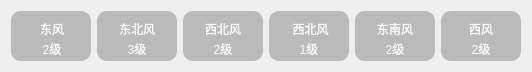
   <widget class="QWidget" name="widget_22" native="true">
    <property name="geometry">
     <rect>
      <x>390</x>
      <y>490</y>
      <width>528</width>
      <height>68</height>
     </rect>
    </property>
    <property name="styleSheet">
     <string notr="true"/>
    </property>
    <layout class="QHBoxLayout" name="horizontalLayout_7">
     <item>
      <widget class="QWidget" name="widget_29" native="true">
       <property name="minimumSize">
        <size>
         <width>80</width>
         <height>50</height>
        </size>
       </property>
       <property name="maximumSize">
        <size>
         <width>80</width>
         <height>50</height>
        </size>
       </property>
       <property name="styleSheet">
        <string notr="true">border-radius: 10px;
background-color: rgba(105, 105, 105, 100);
</string>
       </property>
       <widget class="QLabel" name="lblFx0">
        <property name="geometry">
         <rect>
          <x>11</x>
          <y>10</y>
          <width>60</width>
          <height>15</height>
         </rect>
        </property>
        <property name="minimumSize">
         <size>
          <width>60</width>
          <height>15</height>
         </size>
        </property>
        <property name="maximumSize">
         <size>
          <width>60</width>
          <height>15</height>
         </size>
        </property>
        <property name="styleSheet">
         <string notr="true">background-color: transparent;
font: 9pt &quot;微软雅黑&quot;;
color: rgb(255, 255, 255);

</string>
        </property>
        <property name="frameShape">
         <enum>QFrame::NoFrame</enum>
        </property>
        <property name="text">
         <string>东风</string>
        </property>
        <property name="alignment">
         <set>Qt::AlignCenter</set>
        </property>
       </widget>
       <widget class="QLabel" name="lblFl0">
        <property name="enabled">
         <bool>true</bool>
        </property>
        <property name="geometry">
         <rect>
          <x>11</x>
          <y>30</y>
          <width>60</width>
          <height>15</height>
         </rect>
        </property>
        <property name="minimumSize">
         <size>
          <width>60</width>
          <height>15</height>
         </size>
        </property>
        <property name="maximumSize">
         <size>
          <width>60</width>
          <height>15</height>
         </size>
        </property>
        <property name="styleSheet">
         <string notr="true">color: rgb(255, 255, 255);
background-color: transparent;</string>
        </property>
        <property name="text">
         <string>2级</string>
        </property>
        <property name="alignment">
         <set>Qt::AlignCenter</set>
        </property>
       </widget>
      </widget>
     </item>
     <item>
      <widget class="QWidget" name="widget_31" native="true">
       <property name="minimumSize">
        <size>
         <width>80</width>
         <height>50</height>
        </size>
       </property>
       <property name="maximumSize">
        <size>
         <width>80</width>
         <height>50</height>
        </size>
       </property>
       <property name="styleSheet">
        <string notr="true">border-radius: 10px;
background-color: rgba(105, 105, 105, 100);
</string>
       </property>
       <widget class="QLabel" name="lblFx1">
        <property name="geometry">
         <rect>
          <x>10</x>
          <y>10</y>
          <width>60</width>
          <height>15</height>
         </rect>
        </property>
        <property name="minimumSize">
         <size>
          <width>60</width>
          <height>15</height>
         </size>
        </property>
        <property name="maximumSize">
         <size>
          <width>60</width>
          <height>15</height>
         </size>
        </property>
        <property name="styleSheet">
         <string notr="true">color: rgb(255, 255, 255);
background-color: transparent;</string>
        </property>
        <property name="text">
         <string>东北风</string>
        </property>
        <property name="alignment">
         <set>Qt::AlignCenter</set>
        </property>
       </widget>
       <widget class="QLabel" name="lblFl1">
        <property name="geometry">
         <rect>
          <x>10</x>
          <y>30</y>
          <width>60</width>
          <height>15</height>
         </rect>
        </property>
        <property name="minimumSize">
         <size>
          <width>60</width>
          <height>15</height>
         </size>
        </property>
        <property name="maximumSize">
         <size>
          <width>60</width>
          <height>15</height>
         </size>
        </property>
        <property name="styleSheet">
         <string notr="true">color: rgb(255, 255, 255);
background-color: transparent;</string>
        </property>
        <property name="text">
         <string>3级</string>
        </property>
        <property name="alignment">
         <set>Qt::AlignCenter</set>
        </property>
       </widget>
      </widget>
     </item>
     <item>
      <widget class="QWidget" name="widget_32" native="true">
       <property name="minimumSize">
        <size>
         <width>80</width>
         <height>50</height>
        </size>
       </property>
       <property name="maximumSize">
        <size>
         <width>80</width>
         <height>50</height>
        </size>
       </property>
       <property name="styleSheet">
        <string notr="true">border-radius: 10px;
background-color: rgba(105, 105, 105, 100);
</string>
       </property>
       <widget class="QLabel" name="lblFl2">
        <property name="geometry">
         <rect>
          <x>10</x>
          <y>30</y>
          <width>60</width>
          <height>15</height>
         </rect>
        </property>
        <property name="minimumSize">
         <size>
          <width>60</width>
          <height>15</height>
         </size>
        </property>
        <property name="maximumSize">
         <size>
          <width>60</width>
          <height>15</height>
         </size>
        </property>
        <property name="styleSheet">
         <string notr="true">color: rgb(255, 255, 255);
background-color: transparent;</string>
        </property>
        <property name="text">
         <string>2级</string>
        </property>
        <property name="alignment">
         <set>Qt::AlignCenter</set>
        </property>
       </widget>
       <widget class="QLabel" name="lblFx2">
        <property name="geometry">
         <rect>
          <x>10</x>
          <y>10</y>
          <width>60</width>
          <height>15</height>
         </rect>
        </property>
        <property name="minimumSize">
         <size>
          <width>60</width>
          <height>15</height>
         </size>
        </property>
        <property name="maximumSize">
         <size>
          <width>60</width>
          <height>15</height>
         </size>
        </property>
        <property name="styleSheet">
         <string notr="true">color: rgb(255, 255, 255);
background-color: transparent;</string>
        </property>
        <property name="text">
         <string>西北风</string>
        </property>
        <property name="alignment">
         <set>Qt::AlignCenter</set>
        </property>
       </widget>
      </widget>
     </item>
     <item>
      <widget class="QWidget" name="widget_33" native="true">
       <property name="minimumSize">
        <size>
         <width>80</width>
         <height>50</height>
        </size>
       </property>
       <property name="maximumSize">
        <size>
         <width>80</width>
         <height>50</height>
        </size>
       </property>
       <property name="styleSheet">
        <string notr="true">border-radius: 10px;
background-color: rgba(105, 105, 105, 100);
</string>
       </property>
       <widget class="QLabel" name="lblFx3">
        <property name="geometry">
         <rect>
          <x>10</x>
          <y>10</y>
          <width>60</width>
          <height>15</height>
         </rect>
        </property>
        <property name="minimumSize">
         <size>
          <width>60</width>
          <height>15</height>
         </size>
        </property>
        <property name="maximumSize">
         <size>
          <width>60</width>
          <height>15</height>
         </size>
        </property>
        <property name="styleSheet">
         <string notr="true">color: rgb(255, 255, 255);
background-color: transparent;</string>
        </property>
        <property name="text">
         <string> 西北风</string>
        </property>
        <property name="alignment">
         <set>Qt::AlignCenter</set>
        </property>
       </widget>
       <widget class="QLabel" name="lblFl3">
        <property name="geometry">
         <rect>
          <x>10</x>
          <y>30</y>
          <width>60</width>
          <height>15</height>
         </rect>
        </property>
        <property name="minimumSize">
         <size>
          <width>60</width>
          <height>15</height>
         </size>
        </property>
        <property name="maximumSize">
         <size>
          <width>60</width>
          <height>15</height>
         </size>
        </property>
        <property name="styleSheet">
         <string notr="true">color: rgb(255, 255, 255);
background-color: transparent;</string>
        </property>
        <property name="text">
         <string>1级</string>
        </property>
        <property name="alignment">
         <set>Qt::AlignCenter</set>
        </property>
       </widget>
      </widget>
     </item>
     <item>
      <widget class="QWidget" name="widget_34" native="true">
       <property name="minimumSize">
        <size>
         <width>80</width>
         <height>50</height>
        </size>
       </property>
       <property name="maximumSize">
        <size>
         <width>80</width>
         <height>50</height>
        </size>
       </property>
       <property name="styleSheet">
        <string notr="true">border-radius: 10px;
background-color: rgba(105, 105, 105, 100);
</string>
       </property>
       <widget class="QLabel" name="lblFx4">
        <property name="geometry">
         <rect>
          <x>10</x>
          <y>10</y>
          <width>60</width>
          <height>15</height>
         </rect>
        </property>
        <property name="minimumSize">
         <size>
          <width>60</width>
          <height>15</height>
         </size>
        </property>
        <property name="maximumSize">
         <size>
          <width>60</width>
          <height>15</height>
         </size>
        </property>
        <property name="styleSheet">
         <string notr="true">color: rgb(255, 255, 255);
background-color: transparent;</string>
        </property>
        <property name="text">
         <string>东南风</string>
        </property>
        <property name="alignment">
         <set>Qt::AlignCenter</set>
        </property>
       </widget>
       <widget class="QLabel" name="lblFl4">
        <property name="geometry">
         <rect>
          <x>10</x>
          <y>30</y>
          <width>60</width>
          <height>15</height>
         </rect>
        </property>
        <property name="minimumSize">
         <size>
          <width>60</width>
          <height>15</height>
         </size>
        </property>
        <property name="maximumSize">
         <size>
          <width>60</width>
          <height>15</height>
         </size>
        </property>
        <property name="styleSheet">
         <string notr="true">color: rgb(255, 255, 255);
background-color: transparent;</string>
        </property>
        <property name="text">
         <string>2级</string>
        </property>
        <property name="alignment">
         <set>Qt::AlignCenter</set>
        </property>
       </widget>
      </widget>
     </item>
     <item>
      <widget class="QWidget" name="widget_35" native="true">
       <property name="minimumSize">
        <size>
         <width>80</width>
         <height>50</height>
        </size>
       </property>
       <property name="maximumSize">
        <size>
         <width>80</width>
         <height>50</height>
        </size>
       </property>
       <property name="styleSheet">
        <string notr="true">border-radius: 10px;
background-color: rgba(105, 105, 105, 100);
</string>
       </property>
       <widget class="QLabel" name="lblFx5">
        <property name="geometry">
         <rect>
          <x>10</x>
          <y>10</y>
          <width>60</width>
          <height>15</height>
         </rect>
        </property>
        <property name="minimumSize">
         <size>
          <width>60</width>
          <height>15</height>
         </size>
        </property>
        <property name="maximumSize">
         <size>
          <width>60</width>
          <height>15</height>
         </size>
        </property>
        <property name="styleSheet">
         <string notr="true">color: rgb(255, 255, 255);
background-color: transparent;</string>
        </property>
        <property name="text">
         <string>西风</string>
        </property>
        <property name="alignment">
         <set>Qt::AlignCenter</set>
        </property>
       </widget>
       <widget class="QLabel" name="lblFl5">
        <property name="geometry">
         <rect>
          <x>10</x>
          <y>30</y>
          <width>60</width>
          <height>15</height>
         </rect>
        </property>
        <property name="minimumSize">
         <size>
          <width>60</width>
          <height>15</height>
         </size>
        </property>
        <property name="maximumSize">
         <size>
          <width>60</width>
          <height>15</height>
         </size>
        </property>
        <property name="styleSheet">
         <string notr="true">color: rgb(255, 255, 255);
background-color: transparent;</string>
        </property>
        <property name="text">
         <string>2级</string>
        </property>
        <property name="alignment">
         <set>Qt::AlignCenter</set>
        </property>
       </widget>
      </widget>
     </item>
    </layout>
   </widget>
